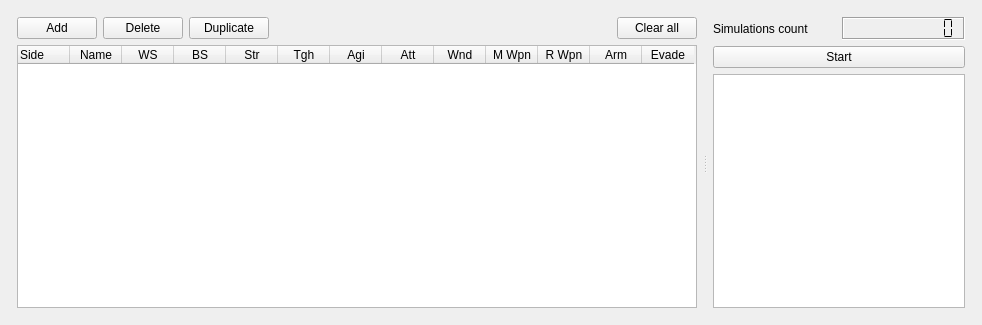
<?xml version="1.0" encoding="UTF-8"?>
<ui version="4.0">
 <class>MainWindow</class>
 <widget class="QMainWindow" name="MainWindow">
  <property name="geometry">
   <rect>
    <x>0</x>
    <y>0</y>
    <width>982</width>
    <height>325</height>
   </rect>
  </property>
  <property name="windowTitle">
   <string>Warhammer Battle Simulator</string>
  </property>
  <widget class="QWidget" name="centralWidget">
   <layout class="QGridLayout" name="gridLayout">
    <item row="0" column="0">
     <widget class="QSplitter" name="splitter">
      <property name="orientation">
       <enum>Qt::Horizontal</enum>
      </property>
      <widget class="QWidget" name="layoutWidget">
       <layout class="QVBoxLayout" name="verticalLayout_2">
        <property name="leftMargin">
         <number>6</number>
        </property>
        <property name="topMargin">
         <number>6</number>
        </property>
        <property name="rightMargin">
         <number>6</number>
        </property>
        <property name="bottomMargin">
         <number>6</number>
        </property>
        <item>
         <layout class="QHBoxLayout" name="horizontalLayout_2">
          <item>
           <widget class="QPushButton" name="addCharButton">
            <property name="text">
             <string>Add</string>
            </property>
           </widget>
          </item>
          <item>
           <widget class="QPushButton" name="deleteCharButton">
            <property name="text">
             <string>Delete</string>
            </property>
           </widget>
          </item>
          <item>
           <widget class="QPushButton" name="duplicateCharButton">
            <property name="text">
             <string>Duplicate</string>
            </property>
           </widget>
          </item>
          <item>
           <spacer name="horizontalSpacer">
            <property name="orientation">
             <enum>Qt::Horizontal</enum>
            </property>
            <property name="sizeHint" stdset="0">
             <size>
              <width>40</width>
              <height>20</height>
             </size>
            </property>
           </spacer>
          </item>
          <item>
           <widget class="QPushButton" name="clearAllCharButton">
            <property name="text">
             <string>Clear all</string>
            </property>
           </widget>
          </item>
         </layout>
        </item>
        <item>
         <widget class="QTableWidget" name="charTable">
          <property name="sizeAdjustPolicy">
           <enum>QAbstractScrollArea::AdjustToContents</enum>
          </property>
          <property name="dragEnabled">
           <bool>true</bool>
          </property>
          <property name="textElideMode">
           <enum>Qt::ElideRight</enum>
          </property>
          <property name="verticalScrollMode">
           <enum>QAbstractItemView::ScrollPerPixel</enum>
          </property>
          <property name="horizontalScrollMode">
           <enum>QAbstractItemView::ScrollPerPixel</enum>
          </property>
          <attribute name="horizontalHeaderDefaultSectionSize">
           <number>52</number>
          </attribute>
          <attribute name="horizontalHeaderHighlightSections">
           <bool>true</bool>
          </attribute>
          <attribute name="verticalHeaderVisible">
           <bool>false</bool>
          </attribute>
          <column>
           <property name="text">
            <string>Side</string>
           </property>
           <property name="toolTip">
            <string>Allegiance</string>
           </property>
           <property name="textAlignment">
            <set>AlignLeading|AlignVCenter</set>
           </property>
          </column>
          <column>
           <property name="text">
            <string>Name</string>
           </property>
           <property name="toolTip">
            <string>Character name</string>
           </property>
          </column>
          <column>
           <property name="text">
            <string>WS</string>
           </property>
           <property name="toolTip">
            <string>Weapon skill</string>
           </property>
           <property name="textAlignment">
            <set>AlignCenter</set>
           </property>
          </column>
          <column>
           <property name="text">
            <string>BS</string>
           </property>
           <property name="toolTip">
            <string>Ballistic skill</string>
           </property>
           <property name="textAlignment">
            <set>AlignCenter</set>
           </property>
          </column>
          <column>
           <property name="text">
            <string>Str</string>
           </property>
           <property name="toolTip">
            <string>Strength</string>
           </property>
           <property name="textAlignment">
            <set>AlignCenter</set>
           </property>
          </column>
          <column>
           <property name="text">
            <string>Tgh</string>
           </property>
           <property name="toolTip">
            <string>Toughness</string>
           </property>
           <property name="textAlignment">
            <set>AlignCenter</set>
           </property>
          </column>
          <column>
           <property name="text">
            <string>Agi</string>
           </property>
           <property name="toolTip">
            <string>Agility</string>
           </property>
           <property name="textAlignment">
            <set>AlignCenter</set>
           </property>
          </column>
          <column>
           <property name="text">
            <string>Att</string>
           </property>
           <property name="toolTip">
            <string>Attacks</string>
           </property>
           <property name="textAlignment">
            <set>AlignCenter</set>
           </property>
          </column>
          <column>
           <property name="text">
            <string>Wnd</string>
           </property>
           <property name="toolTip">
            <string>Wounds</string>
           </property>
           <property name="textAlignment">
            <set>AlignCenter</set>
           </property>
          </column>
          <column>
           <property name="text">
            <string>M Wpn</string>
           </property>
           <property name="toolTip">
            <string>Melee weapon dmg modifier</string>
           </property>
           <property name="textAlignment">
            <set>AlignCenter</set>
           </property>
          </column>
          <column>
           <property name="text">
            <string>R Wpn</string>
           </property>
           <property name="toolTip">
            <string>Ranged weapon dmg modifier</string>
           </property>
           <property name="textAlignment">
            <set>AlignCenter</set>
           </property>
          </column>
          <column>
           <property name="text">
            <string>Arm</string>
           </property>
           <property name="toolTip">
            <string>Armor</string>
           </property>
           <property name="textAlignment">
            <set>AlignCenter</set>
           </property>
          </column>
          <column>
           <property name="text">
            <string>Evade</string>
           </property>
           <property name="toolTip">
            <string/>
           </property>
          </column>
         </widget>
        </item>
       </layout>
      </widget>
      <widget class="QWidget" name="layoutWidget">
       <layout class="QVBoxLayout" name="verticalLayout">
        <property name="leftMargin">
         <number>6</number>
        </property>
        <property name="topMargin">
         <number>6</number>
        </property>
        <property name="rightMargin">
         <number>6</number>
        </property>
        <property name="bottomMargin">
         <number>6</number>
        </property>
        <item>
         <layout class="QHBoxLayout" name="horizontalLayout">
          <item>
           <widget class="QLabel" name="simulationCountLabel">
            <property name="text">
             <string>Simulations count</string>
            </property>
           </widget>
          </item>
          <item>
           <widget class="QLCDNumber" name="simulationCounter">
            <property name="autoFillBackground">
             <bool>false</bool>
            </property>
            <property name="frameShape">
             <enum>QFrame::Box</enum>
            </property>
            <property name="frameShadow">
             <enum>QFrame::Sunken</enum>
            </property>
            <property name="digitCount">
             <number>10</number>
            </property>
            <property name="segmentStyle">
             <enum>QLCDNumber::Flat</enum>
            </property>
            <property name="intValue" stdset="0">
             <number>0</number>
            </property>
           </widget>
          </item>
         </layout>
        </item>
        <item>
         <widget class="QPushButton" name="startStopButton">
          <property name="text">
           <string>Start</string>
          </property>
         </widget>
        </item>
        <item>
         <widget class="QTextBrowser" name="summaryTextBrowser">
          <property name="layoutDirection">
           <enum>Qt::LeftToRight</enum>
          </property>
         </widget>
        </item>
       </layout>
      </widget>
     </widget>
    </item>
   </layout>
  </widget>
  <widget class="QMenuBar" name="menuBar">
   <property name="geometry">
    <rect>
     <x>0</x>
     <y>0</y>
     <width>982</width>
     <height>22</height>
    </rect>
   </property>
  </widget>
 </widget>
 <layoutdefault spacing="6" margin="11"/>
 <tabstops>
  <tabstop>deleteCharButton</tabstop>
  <tabstop>addCharButton</tabstop>
  <tabstop>summaryTextBrowser</tabstop>
  <tabstop>charTable</tabstop>
  <tabstop>clearAllCharButton</tabstop>
 </tabstops>
 <resources/>
 <connections/>
</ui>
